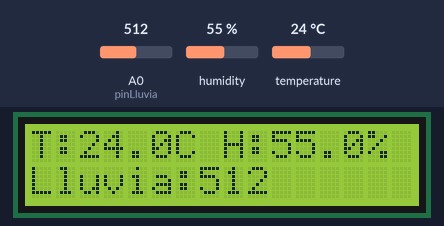
Simulated run of this sketch. Board: Arduino Uno, built with avr-gcc and run on an emulated ATmega328P. Parts: 16×2 character LCD. Inputs (shaded band) come from the test bench; at power-on: humidity 55 %, A0 (pinLluvia) = 512, temperature 24 °C. What the sketch prints to the serial monitor is not drawn.

Above: at 3.6 s.
3.7 s: humidity set to 22 %
At 6.6 s:
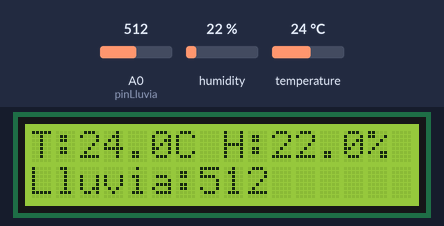
7.5 s: A0 (pinLluvia) set to 716
At 10.2 s:
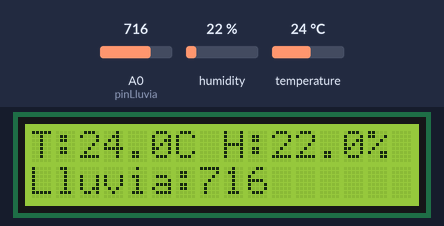
10.5 s: temperature set to 12 °C
At 12.5 s:
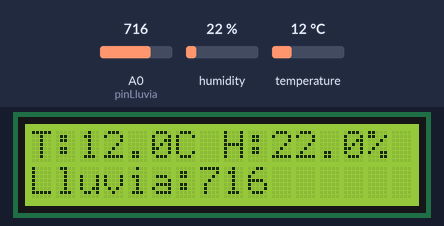
13.5 s: A0 (pinLluvia) set to 900
At 16.0 s:
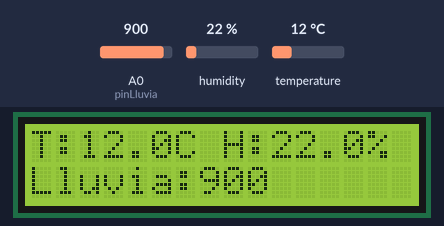
18.0 s: humidity set to 40 %
At 19.5 s:
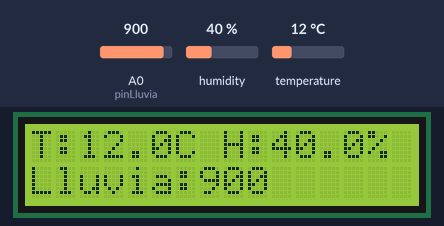
Timing chart, 0 to 20.5 s (numbered marks = the images above; inputs shaded):
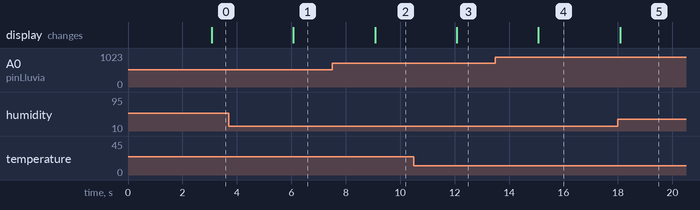

Measured:
- after the input at 3.7 s, the display: changes after 2.4 s (image 1)
- after the input at 7.5 s, the display: changes after 1.6 s (image 2)
- after the input at 10.5 s, the display: changes after 1.6 s (image 3)
- after the input at 13.5 s, the display: changes after 1.6 s (image 4)
- after the input at 18.0 s, the display: changes after 0.08 s (image 5)

The sketch:

sensores_proyecto.ino
```cpp
#include <dht_nonblocking.h>
//#include "dht_nonblocking.h"
//#include <DHT/dht_nonblocking.h>
#include <LiquidCrystal.h>

#define DHT_SENSOR_TYPE DHT_TYPE_11

static const int DHT_SENSOR_PIN = 2;
DHT_nonblocking dht_sensor( DHT_SENSOR_PIN, DHT_SENSOR_TYPE );
int pinLluvia=A0;
int valorLluvia=0;

LiquidCrystal lcd(7,8,9,10,11,12);

void setup( )
{
  Serial.begin( 9600);
  lcd.begin(16,2);
  //lcd.setCursor(0,0);
  lcd.print("Iniciando...");
}


static bool measure_environment( float *temperature, float *humidity )
{
  static unsigned long measurement_timestamp = millis( );

  if( millis( ) - measurement_timestamp > 3000ul )
  {
    if( dht_sensor.measure( temperature, humidity ) == true )
    {
      measurement_timestamp = millis( );
      return( true );
    }
  }

  return( false );
}


void loop( )
{
  float temperature;
  float humidity;
  valorLluvia=analogRead(pinLluvia);

  if( measure_environment( &temperature, &humidity ) == true )
  {
    Serial.print( "T:" );//en grados C
    Serial.print( temperature, 1 );
    Serial.print( ", H:" );//%
    Serial.print( humidity, 1 );
    Serial.print( ", LLuvia:" );
    Serial.println(valorLluvia);

    lcd.clear();
    lcd.setCursor(0, 0);
    lcd.print("T:");
    lcd.print(temperature, 1);
    lcd.print("C H:");
    lcd.print(humidity, 1);
    lcd.print("%");

    lcd.setCursor(0, 1);
    lcd.print("Lluvia:");
    lcd.print(valorLluvia);

  }
  if (Serial.available()) {
    String linea = Serial.readStringUntil('\n');  // Recibe línea de Arduino
    Serial.println(linea);

  }
  //valorLluvia=analogRead(pinLluvia);
  //Serial.println(valorLluvia);
  //delay(1000);
}
```
